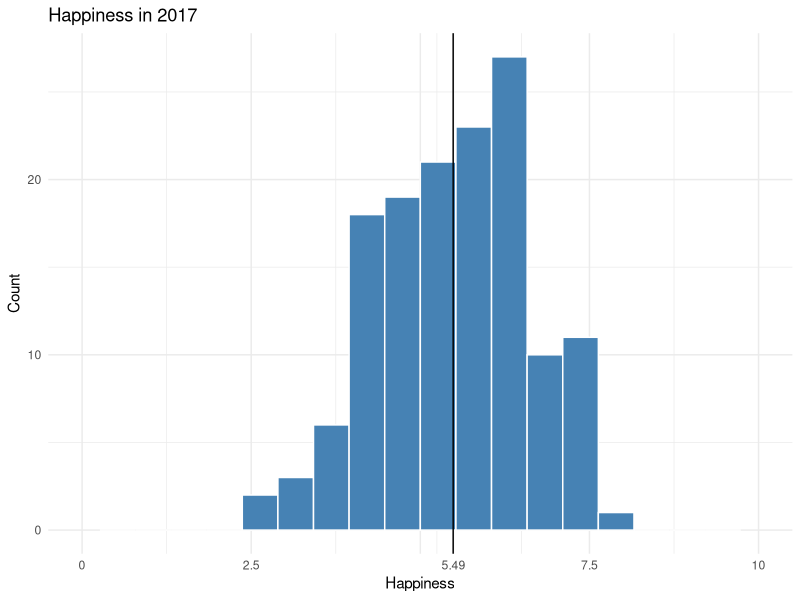
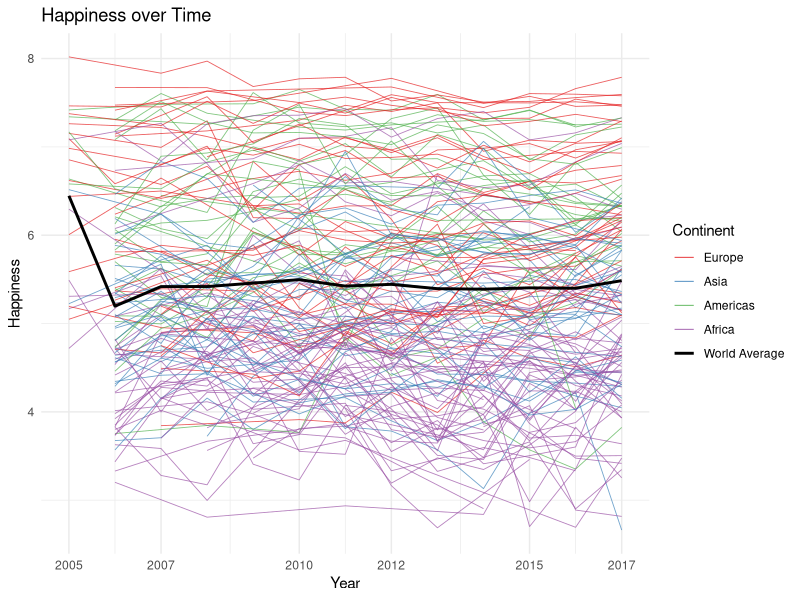
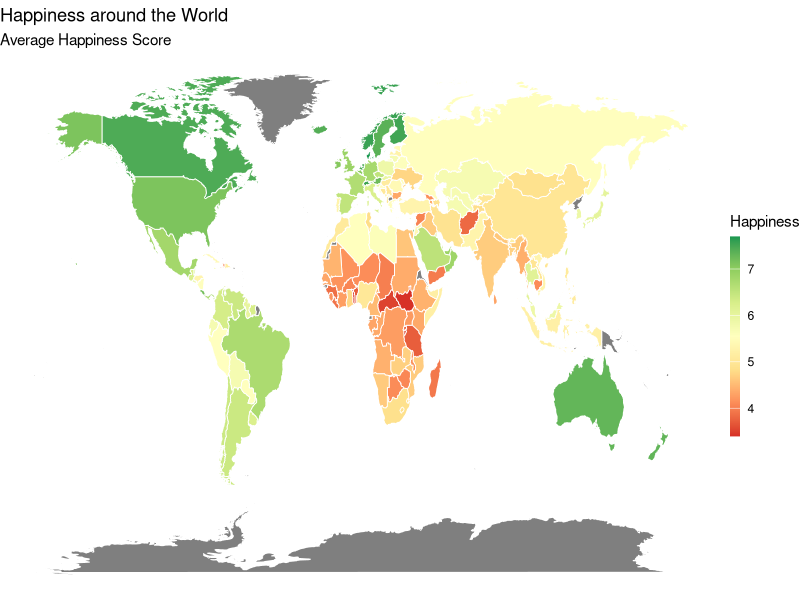
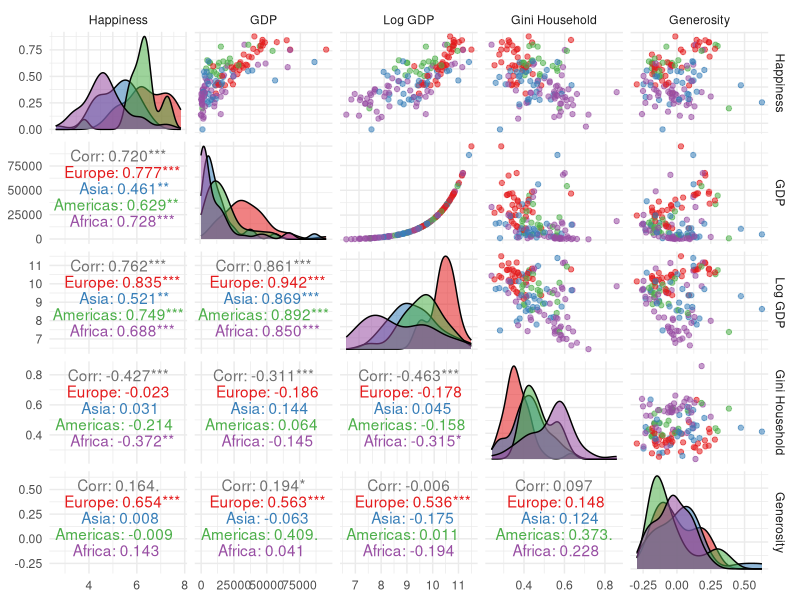
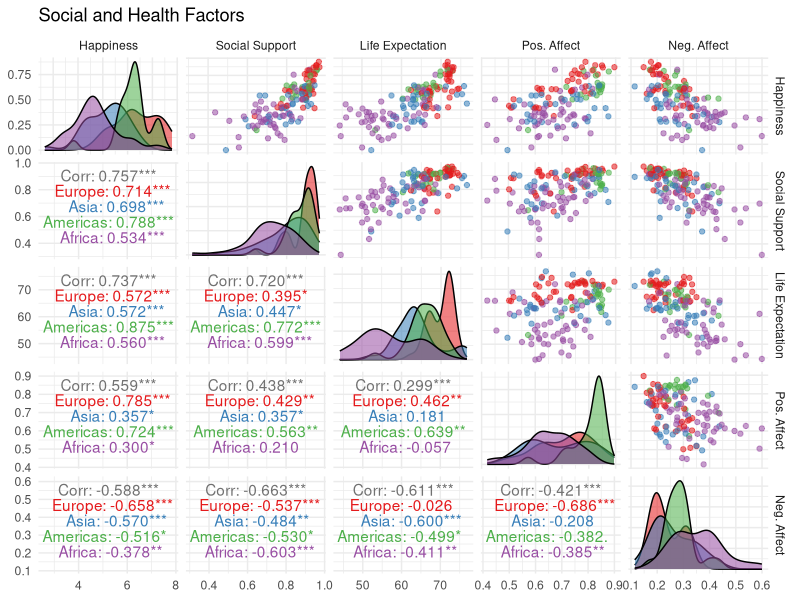
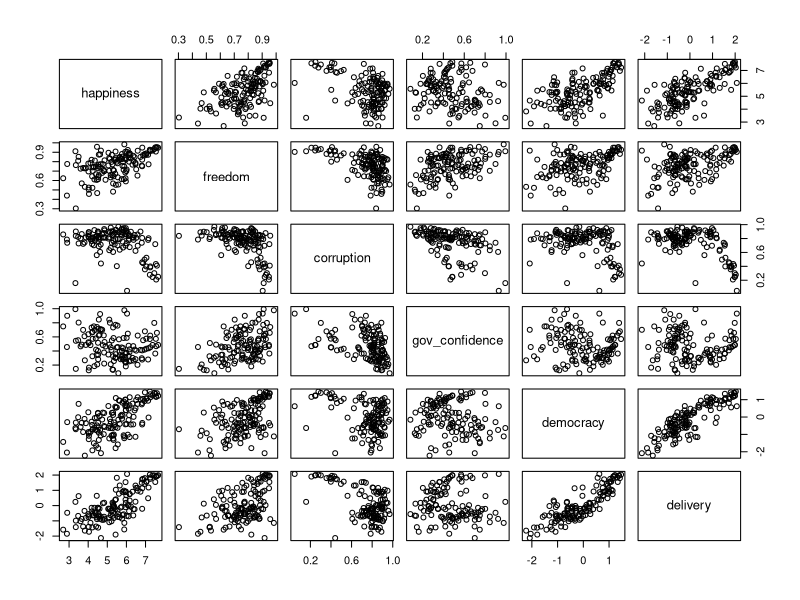
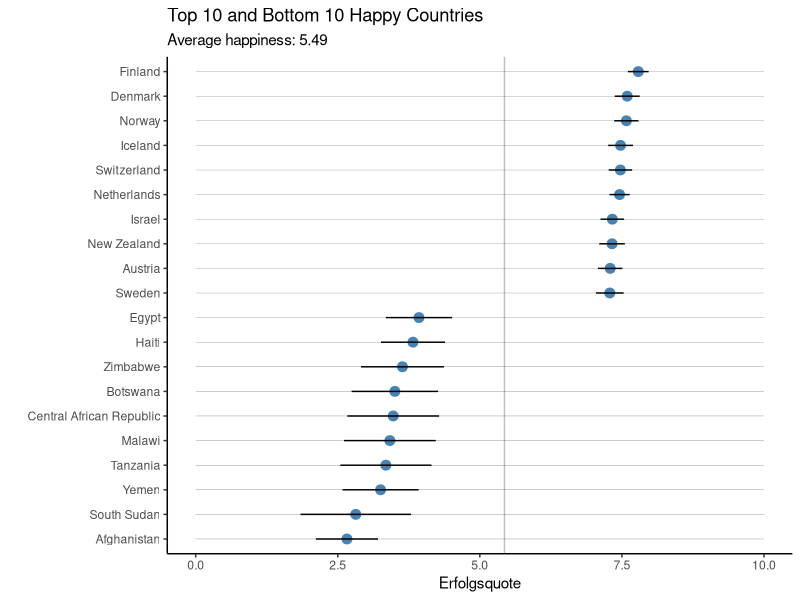
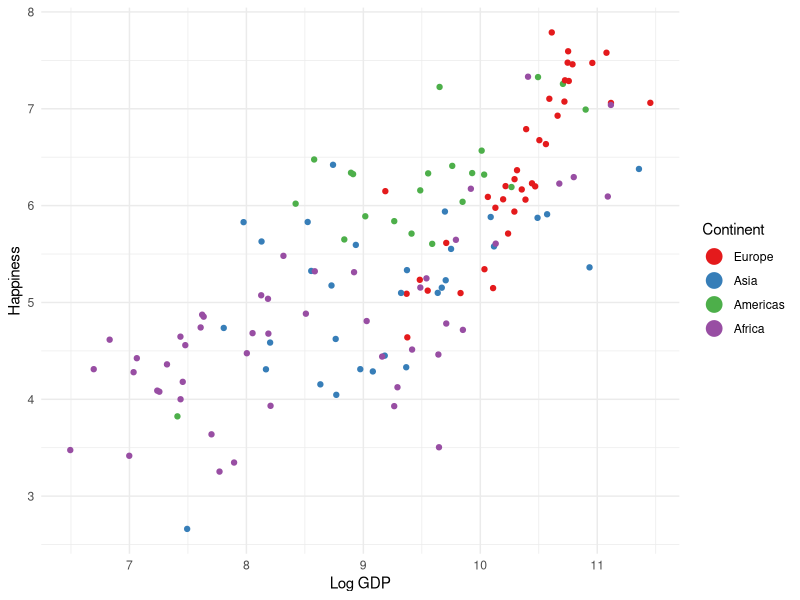

These charts were generated, in order, by the following R code:
## ---- chunk 1
knitr::opts_chunk$set(echo = FALSE, message = F, warning = F)
## ---- chunk 2
library(tidyverse)
library(GGally)          # nice pair plots

ggplot <- function(...) ggplot2::ggplot(...) + scale_color_brewer(palette="Set1") +scale_fill_brewer(palette="Set1")
unlockBinding("ggplot",parent.env(asNamespace("GGally")))
assign("ggplot",ggplot,parent.env(asNamespace("GGally")))
## ---- chunk 3
d <- read_csv("data/WHR2018Chapter2OnlineData.csv") %>%
  rename(happiness =`Life Ladder`, 
         log_gdp =`Log GDP per capita`, 
         social = `Social support`, 
         health = `Healthy life expectancy at birth`, 
         freedom = `Freedom to make life choices`, 
         generosity = Generosity, 
         corruption = `Perceptions of corruption`, 
         pos_affect = `Positive affect`, 
         neg_affect = `Negative affect`, 
         gov_confidence = `Confidence in national government`, 
         democracy = `Democratic Quality`, 
         delivery = `Delivery Quality`, 
         sd_happiness = `Standard deviation of ladder by country-year`, 
         sd_mean_happiness = `Standard deviation/Mean of ladder by country-year`,
         gini = `GINI index (World Bank estimate)`, 
         gini_avg = `GINI index (World Bank estimate), average 2000-15`, 
         gini_household = `gini of household income reported in Gallup, by wp5-year`)
## ---- chunk 4
missing_regions <- c("Comoros" = "Sub-Saharan Africa",
  "Cuba" = "Latin America and Caribbean",
  "Djibouti" = "Middle East and North Africa",
  "Guyana" = "Latin America and Caribbean",
  "Oman" = "Middle East and North Africa",
  "Somaliland region" = "Middle East and North Africa",
  "Suriname" = "Latin America and Caribbean",
  "Swaziland" = "Sub-Saharan Africa")

d2 <- read_csv("data/WHR2018Chapter2OnlineData_supporting_factors.csv") %>%
  select(country, region = `Region indicator`) 



d <- d %>%
  left_join( d2, by="country") %>%
  mutate(region = ifelse(is.na(region), country, region)) %>%
  mutate(region = str_replace_all(region, missing_regions)) %>%
  mutate(continent = fct_collapse(region,
                                  Americas=c("North America and ANZ", "Latin America and Caribbean"),
                                  Africa=c("Middle East and North Africa", "Sub-Saharan Africa" ),
                                  Asia=c("South Asia", "Southeast Asia", "East Asia", 
                                         "Commonwealth of Independent States"),
                                  Europe=c("Central and Eastern Europe", "Western Europe")
                                  )) 
## ---- chunk 5
country_spell_list <- c("Egypt, Arab Rep."="Egypt",
   "Russian Federation"="Russia",
   "Korea, Rep."="South Korea",
   "Yemen, Rep."="Yemen",
   "Slovak Republic"="Slovakia",
   "Iran, Islamic Rep."="Iran",
   "Congo, Rep."="Congo (Brazzaville)",
   "Congo, Dem. Rep."="Congo (Kinshasa)",
   "Hong Kong SAR, China"="Hong Kong S.A.R. of China",
   "Cote d'Ivoire"="Ivory Coast",
   "Kyrgyz Republic"="Kyrgyzstan",
   "Macedonia, FYR"="Macedonia",
   "Lao PDR"="Laos")

gdp <- read_csv("data/worldbank_gdp.csv",
                skip=3) %>%
  rename(country=`Country Name`, country_code=`Country Code`) %>%
  select(country, `1960`:`2017`) %>%
  gather(key="year", value="gdp", `1960`:`2017`) %>%
  mutate(log_gdp = log(gdp),
         year=as.numeric(year)) %>%
  mutate(country = str_replace_all(country, country_spell_list))



d <- d %>%
  select(-log_gdp) %>% 
  left_join( gdp, by=c("country", "year")) %>%
  select(country, region, continent, year, happiness, gdp, log_gdp, social:gini_household)
## ---- chunk 6
d %>% 
  filter(year==2017) %>%
  ggplot(aes(x=happiness)) +
  geom_histogram(bins=20, fill="steelblue", col="white") +
 # xlim(0,10) +
  labs(x="Happiness", y="Count", title="Happiness in 2017") + 
  geom_vline(xintercept = mean(d %>% filter(year == 2017) %>% pull(happiness))) + 
  scale_x_continuous(breaks = c(0, 2.5,  5, 5.49, 7.5, 10), 
                     labels = c(0, 2.5, "", 5.49, 7.5, 10),
                    limits = c(0, 10) ) + 
  theme_minimal()
## ---- chunk 7
trend <- d %>%
  group_by(year) %>%
  summarise(happiness = mean(happiness))

d %>%
  ggplot(aes(x=year, y=happiness)) + 
  geom_line(aes(group=country, col=continent), alpha=0.7, size=0.3) +
  scale_color_manual(values=c("#E41A1C", "#377EB8", "#4DAF4A", "#984EA3", "#000000")) +
  scale_x_continuous(breaks=c(2005, 2007, 2010, 2012, 2015, 2017)) +
  geom_line(data=trend, size=1, aes(x=year, y=happiness, col="World Average")) +
  theme_minimal() +
  guides(colour = guide_legend(override.aes = list(alpha=1, size=1.5))) +
  labs(x="Year", y="Happiness", color="Continent", title="Happiness over Time")
## ---- chunk 8
map_correction <- c("Democratic Republic of the Congo"="Congo (Brazzaville)",
                    "Palestine"="Palestinian Territories",
                    "Republic of Congo"="Congo (Kinshasa)",
                    "Taiwan"="Taiwan Province of China",
                    "USA"="United States",
                    "UK"="United Kingdom")

world <- map_data("world") %>%
  rename(country = region) %>%
  mutate(country = str_replace_all(country, map_correction))

world_map <- world %>%
  left_join(d %>% 
              group_by(country) %>%
              summarize(happiness=mean(happiness), na.rm=T), by="country")

world_map %>% 
ggplot( aes(x=long, y=lat, group=group, fill=happiness)) +
  geom_polygon(col="white", size=0.3) +
  coord_cartesian() +
  scale_fill_distiller(palette="RdYlGn", direction=1) +
  theme_void() +
  labs(fill="Happiness", title="Happiness around the World", subtitle="Average Happiness Score") +
  guides(fill = guide_colourbar(barwidth = 0.5, barheight = 10))
## ---- chunk 9
d %>% 
  filter(year == 2017) %>%
  select(Happiness=happiness, 
         GDP=gdp, `Log GDP`=log_gdp, 
         `Gini Household`=gini_household, 
         Generosity=generosity, continent) %>%
  ggpairs(mapping=aes(col=continent, alpha=0.5), columns=1:5,
          upper=list(continuous="points"),
          lower=list(continuous="cor"),
          titel="Economical Factors") + 
  theme_minimal() 
## ---- chunk 10
d %>% 
  filter(year == 2017) %>%
  select(Happiness=happiness, 
         `Social Support`=social, 
         `Life Expectation`=health, 
         `Pos. Affect`=pos_affect, 
         `Neg. Affect`=neg_affect, continent) %>%
  ggpairs(mapping=aes(col=continent, alpha=0.5),
          columns = 1:5,
          upper=list(continuous="points"),
          lower=list(continuous="cor"),
          title="Social and Health Factors") +
  theme_minimal()
## ---- chunk 11
d %>% 
  filter(year == 2016) %>%
  select_if(is.numeric) %>%
  select(happiness, freedom, corruption, gov_confidence, democracy, delivery) %>%
  pairs()
## ---- chunk 12
top10 <- d %>% filter(year==2017) %>%
  top_n(10, happiness) %>% pull(country)

bottom10 <- d %>% filter(year==2017) %>%
  top_n(-10, happiness) %>% pull(country)

d %>% 
  filter(year == 2017) %>%
  mutate(country = fct_reorder(country, happiness)) %>%
  filter(country %in% top10 |
           country %in% bottom10) %>%
    ggplot(aes(x=country, y=happiness)) +
    geom_hline(yintercept = mean(d$happiness), col="grey") +
    geom_point(col="steelblue", size=3) +
    geom_segment(aes(x=country,
                   xend=country,
                   y=0,
                   yend=10),
               alpha=0.6,
               size=0.1) +
  geom_segment(aes(x=country,
                   xend=country,
                   y=happiness - sd_mean_happiness,
                   yend=happiness + sd_mean_happiness)) +
  labs(title="Top 10 and Bottom 10 Happy Countries", 
    subtitle=paste("Average happiness:",
                      round(mean(d %>% filter(year==2017) %>% pull(happiness), na.rm=T), digits=2)),
       x="", y="Erfolgsquote") +
  coord_flip() + theme_classic()
## ---- chunk 13
d %>%
  filter(year == 2017) %>% 
  ggplot(aes(x=log_gdp, y=happiness, col=continent)) + 
  geom_point() +
  scale_color_brewer(type="qual", palette="Set1") +
  labs(x="Log GDP", y="Happiness", col="Continent") +
  theme_minimal() +
  guides(colour = guide_legend(override.aes = list(size=5))) 
## ---- chunk 14
pop <- read_csv("data/worldbank_population.csv",
                skip=3) %>%
  select(country=`Country Name`, `1960`:`2017`) %>%
  mutate(country = str_replace_all(country, country_spell_list)) %>%
  gather(key="year", value="pop", `1960`:`2017`) %>%
  mutate(year = as.numeric(year),
         log_pop = log(pop))
  
d <- d %>%
  left_join(pop, by=c("country", "year"))
## ---- chunk 15
d %>%
  filter(year == 2017) %>% 
  arrange(desc(pop)) %>%
  ggplot(aes(x=log_gdp, y=happiness, fill=continent, size=pop)) + 
  geom_point(shape=21) +
  scale_fill_brewer(type="qual", palette="Set1") +
  scale_size(range=c(1,10), guide=F) +
  labs(x="Log GDP", y="Happiness", fill="Continent") +
  theme_minimal() +
  guides(fill = guide_legend(override.aes = list(size=5))) 
